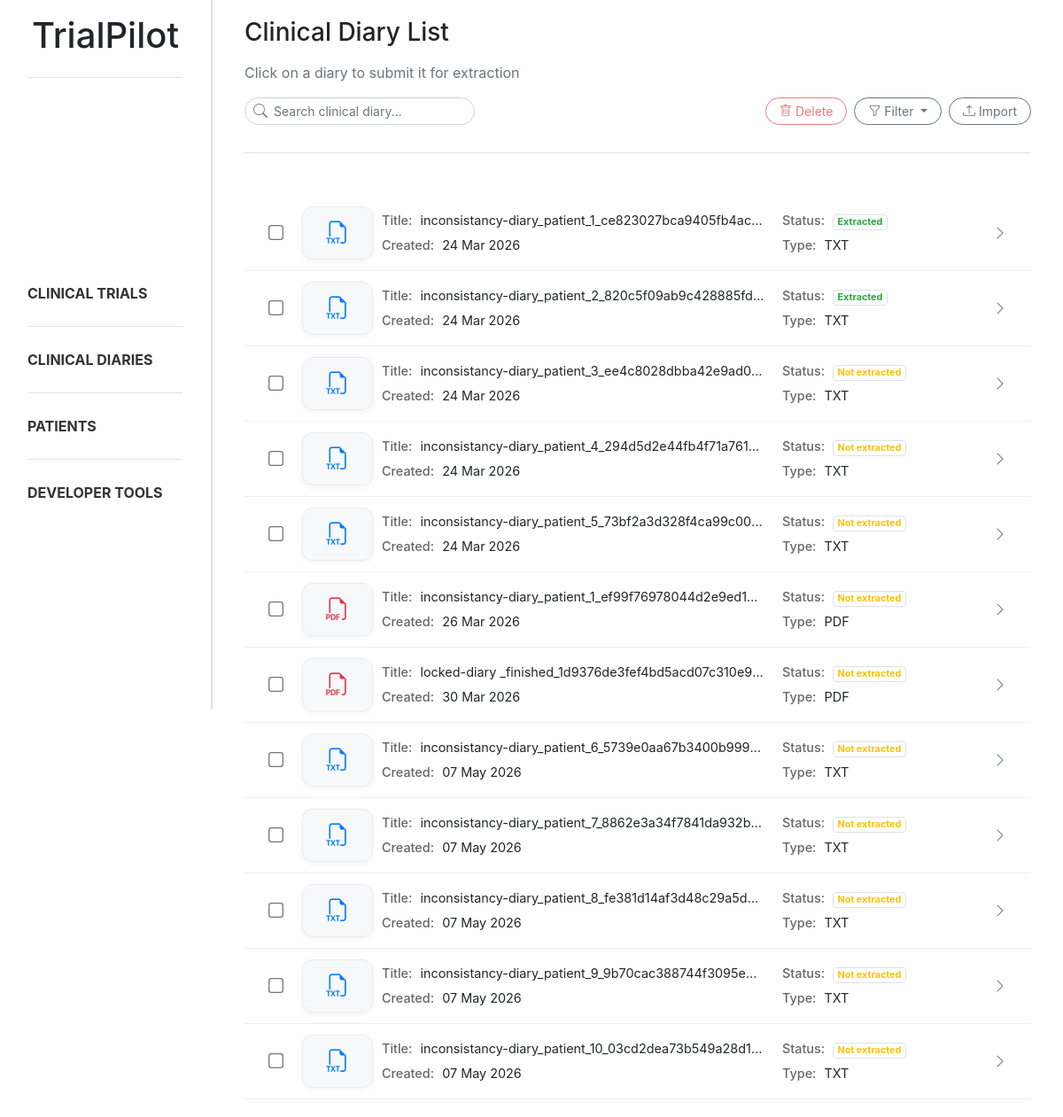
Page /diaries/ on the committed database.
### trialpilot/models.py (models this page shows, shortened)
class Document(models.Model):
    class DocumentType(models.TextChoices):
        CLINICAL_DIARY = "diary", "Clinical Diary"
        CLINICAL_TRIAL = "trial", "Clinical Trial"
    title = models.CharField(max_length=255)
    type = models.CharField(max_length=20, choices=DocumentType.choices)
    extracted = models.BooleanField(default=False)
    created_at = models.DateTimeField(auto_now_add=True)
    updated_at = models.DateTimeField(auto_now=True)

### trialpilot/views.py (the view)
# urls.py: path('diaries/', diary_list, name='diary_list'),
def diary_list(request):
    search = request.GET.get("search", "").strip()
    status = request.GET.get("status", "").strip()
    file_type = request.GET.get("file_type", "").strip().lower()
    diaries = Document.objects.filter(type=Document.DocumentType.CLINICAL_DIARY)
    if search:
        diaries = diaries.filter(title__icontains=search)
    if status == "extracted":
        diaries = diaries.filter(extracted=True)
    elif status == "not_extracted":
        diaries = diaries.filter(extracted=False)
    diary_data = []
    for diary in diaries:
        if "." in diary.title:
            original_name, ext = diary.title.rsplit('.', 1)
            ext = ext.lower()
        else:
            ext = ""
        if file_type and ext != file_type:
            continue
        diary_data.append((diary, ext))
    return render(request, 'trialpilot/diary_list.html', {
        'diary_data': diary_data,
        'search': search,
        'status': status,
        'file_type': file_type,
    })

### trialpilot/templates/trialpilot/diary_list.html (shortened to what this page needs)
{% extends "trialpilot/base.html" %}
{% block content %}
<div class="d-flex flex-column mb-4 ml-3 mr-3">
    <h3 class="mb-3">Clinical Diary List</h3>
    <p class="text-muted">Click on a diary to submit it for extraction</p>
    <div class="d-flex justify-content-between align-items-center mb-3">
        <form method="GET">
            <div class="position-relative" style="width:260px">
                <i class="bi bi-search position-absolute"
                    style="left:10px; top:50%; transform:translateY(-50%); color:#888;"></i>
                <input type="text" name="search" value="{{ search }}" class="form-control form-control-sm rounded-ui"
                    style="padding-left: 32px;" placeholder="Search clinical diary...">
            </div>
        </form>
        <div class="d-flex gap-2">
            <button id="deleteBtn" data-url="{% url 'diary_remove' %}" class="btn btn-outline-danger btn-sm rounded-ui"
                style="margin-right: 0.5rem;" disabled>
                <i class="bi bi-trash"></i>
                Delete
            </button>
            <div class="dropdown" style="margin-right: 0.5rem;">
                <button class="btn btn-outline-secondary btn-sm rounded-ui dropdown-toggle" type="button"
                    data-bs-toggle="dropdown" aria-expanded="false">
                    <i class="bi bi-funnel"></i>
                    Filter
                </button>
            </div>
            <button class="btn btn-outline-secondary btn-sm rounded-ui" data-bs-toggle="modal"
                data-bs-target="#uploadModal">
                <i class="bi bi-upload"></i>
                Import
            </button>
        </div>
    </div>
    <div class="sidebar-divider mb-4"></div>
</div>
<div class="diary-list ml-3 mr-3">
    {% for diary, extension in diary_data %}
    <div class="diary-card diary-card-trigger"
        data-diary-id="{{ diary.id }}"
        data-diary-title="{{ diary.title }}"
        data-diary-extracted="{{ diary.extracted }}">
        <div class="diary-layout">
            <div class="container-diary-checkbox">
                <input type="checkbox"
                    class="form-check-input diary-checkbox"
                    value="{{ diary.id }}">
            </div>
            <div class="diary-id">
                {% if extension == "pdf" %}
                <i class="bi bi-filetype-pdf text-danger"></i>
                {% else %}
                <i class="bi bi-filetype-txt text-primary"></i>
                {% endif %}
            </div>
            <div class="diary-grid">
                <div>
                    <strong>Title:</strong> {{ diary.title }}
                </div>
                <div>
                    <strong>Status:</strong>
                    {% if diary.extracted %}
                    <span class="badge rounded-pill bg-success-subtle text-success border">
                        Extracted
                    </span>
                    {% else %}
                    <span class="badge rounded-pill bg-warning-subtle text-warning border">
                        Not extracted
                    </span>
                    {% endif %}
                </div>
                <div>
                    <strong>Created:</strong> {{ diary.created_at|date:"d M Y" }}
                </div>
                <div>
                    <strong>Type:</strong> {{ extension|upper }}
                </div>
            </div>
            <div class="diary-actions">
                <i class="bi bi-chevron-right text-muted"></i>
            </div>
        </div>
    </div>
    {% endfor %}
</div>
{% endblock %}

### static/css/style.css (style rules this page uses)
body { overflow-x: hidden; }
html, body { height: 100%; }
.sidebar-divider { height: 1px; background-color: #dee2e6; margin-bottom: 15px; margin-top: 15px; }
.diary-card { padding: 12px 15px; border-bottom: 1px solid #eee; transition: all 0.15s ease; cursor: pointer; }
.diary-layout { display: grid; grid-template-columns: 40px 80px 1fr 40px; align-items: center; gap: 10px; }
.diary-id { display: flex; align-items: center; justify-content: center; font-weight: 600; color: #495057; background: #f8f9fa; border: 1px solid #e9ecef; border-radius: 12px; height: 100%; min-height: 60px; box-shadow: 0 2px 6px rgba(0, 0, 0, 0.05); }
.diary-id i { font-size: 1.6rem; }
.diary-grid { display: grid; grid-template-columns: 2fr 1fr; grid-template-rows: auto auto; gap: 6px 20px; font-size: 0.9rem; }
.diary-grid div { overflow: hidden; white-space: nowrap; text-overflow: ellipsis; }
.diary-grid strong { color: #666; font-weight: 500; margin-right: 5px; }
.diary-actions { display: flex; align-items: center; justify-content: center; }
.diary-checkbox { transform: scale(1.3); cursor: pointer; margin: 0; display: flex; align-items: center; justify-content: center; }
.container-diary-checkbox { display: flex; align-items: center; justify-content: center; height: 100%; }
.rounded-ui { border-radius: 1rem !important; padding-left: 15px; padding-right: 15px; }

### rows in the picture
Document: title "inconsistancy-diary_patient_1_ce823027bca9405fb4ac…", extracted "Extracted", created_at "24 Mar 2026", extension "TXT"
Document: title "inconsistancy-diary_patient_2_820c5f09ab9c428885fd…", extracted "Extracted", created_at "24 Mar 2026", extension "TXT"
Document: title "inconsistancy-diary_patient_3_ee4c8028dbba42e9ad0…", extracted "Not extracted", created_at "24 Mar 2026", extension "TXT"
Document: title "inconsistancy-diary_patient_4_294d5d2e44fb4f71a761…", extracted "Not extracted", created_at "24 Mar 2026", extension "TXT"
Document: title "inconsistancy-diary_patient_5_73bf2a3d328f4ca99c00…", extracted "Not extracted", created_at "24 Mar 2026", extension "TXT"
Document: title "inconsistancy-diary_patient_1_ef99f76978044d2e9ed1…", extracted "Not extracted", created_at "26 Mar 2026", extension "PDF"
Document: title "locked-diary _finished_1d9376de3fef4bd5acd07c310e9…", extracted "Not extracted", created_at "30 Mar 2026", extension "PDF"
Document: title "inconsistancy-diary_patient_6_5739e0aa67b3400b999…", extracted "Not extracted", created_at "07 May 2026", extension "TXT"
Document: title "inconsistancy-diary_patient_7_8862e3a34f7841da932b…", extracted "Not extracted", created_at "07 May 2026", extension "TXT"
Document: title "inconsistancy-diary_patient_8_fe381d14af3d48c29a5d…", extracted "Not extracted", created_at "07 May 2026", extension "TXT"
Document: title "inconsistancy-diary_patient_9_9b70cac388744f3095e…", extracted "Not extracted", created_at "07 May 2026", extension "TXT"
Document: title "inconsistancy-diary_patient_10_03cd2dea73b549a28d1…", extracted "Not extracted", created_at "07 May 2026", extension "TXT"
